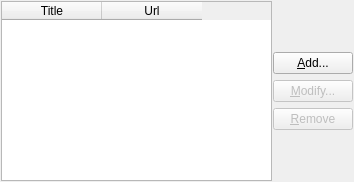
<ui version="4.0" >
 <class>SettingsBlogsBase</class>
 <widget class="QWidget" name="SettingsBlogsBase" >
  <property name="geometry" >
   <rect>
    <x>0</x>
    <y>0</y>
    <width>354</width>
    <height>182</height>
   </rect>
  </property>
  <layout class="QGridLayout" name="gridLayout" >
   <property name="margin" >
    <number>1</number>
   </property>
   <property name="spacing" >
    <number>1</number>
   </property>
   <item row="0" column="0" >
    <widget class="QTableWidget" name="blogsTable" >
     <property name="editTriggers" >
      <set>QAbstractItemView::NoEditTriggers</set>
     </property>
     <property name="showDropIndicator" stdset="0" >
      <bool>false</bool>
     </property>
     <property name="dragDropOverwriteMode" >
      <bool>false</bool>
     </property>
     <property name="alternatingRowColors" >
      <bool>true</bool>
     </property>
     <property name="selectionMode" >
      <enum>QAbstractItemView::SingleSelection</enum>
     </property>
     <property name="selectionBehavior" >
      <enum>QAbstractItemView::SelectRows</enum>
     </property>
     <property name="columnCount" >
      <number>2</number>
     </property>
     <column>
      <property name="text" >
       <string>Title</string>
      </property>
     </column>
     <column>
      <property name="text" >
       <string>Url</string>
      </property>
     </column>
    </widget>
   </item>
   <item row="0" column="1" >
    <layout class="QVBoxLayout" name="verticalLayout" >
     <property name="spacing" >
      <number>6</number>
     </property>
     <item>
      <spacer name="verticalSpacer_2" >
       <property name="orientation" >
        <enum>Qt::Vertical</enum>
       </property>
       <property name="sizeHint" stdset="0" >
        <size>
         <width>20</width>
         <height>40</height>
        </size>
       </property>
      </spacer>
     </item>
     <item>
      <widget class="KPushButton" name="btnAdd" >
       <property name="text" >
        <string>&amp;Add...</string>
       </property>
      </widget>
     </item>
     <item>
      <widget class="KPushButton" name="btnEdit" >
       <property name="enabled" >
        <bool>false</bool>
       </property>
       <property name="text" >
        <string>&amp;Modify...</string>
       </property>
      </widget>
     </item>
     <item>
      <widget class="KPushButton" name="btnRemove" >
       <property name="enabled" >
        <bool>false</bool>
       </property>
       <property name="text" >
        <string>&amp;Remove</string>
       </property>
      </widget>
     </item>
     <item>
      <spacer name="verticalSpacer" >
       <property name="orientation" >
        <enum>Qt::Vertical</enum>
       </property>
       <property name="sizeHint" stdset="0" >
        <size>
         <width>20</width>
         <height>40</height>
        </size>
       </property>
      </spacer>
     </item>
    </layout>
   </item>
  </layout>
 </widget>
 <customwidgets>
  <customwidget>
   <class>KPushButton</class>
   <extends>QPushButton</extends>
   <header>kpushbutton.h</header>
  </customwidget>
 </customwidgets>
 <tabstops>
  <tabstop>blogsTable</tabstop>
  <tabstop>btnAdd</tabstop>
  <tabstop>btnEdit</tabstop>
  <tabstop>btnRemove</tabstop>
 </tabstops>
 <resources/>
 <connections/>
</ui>
